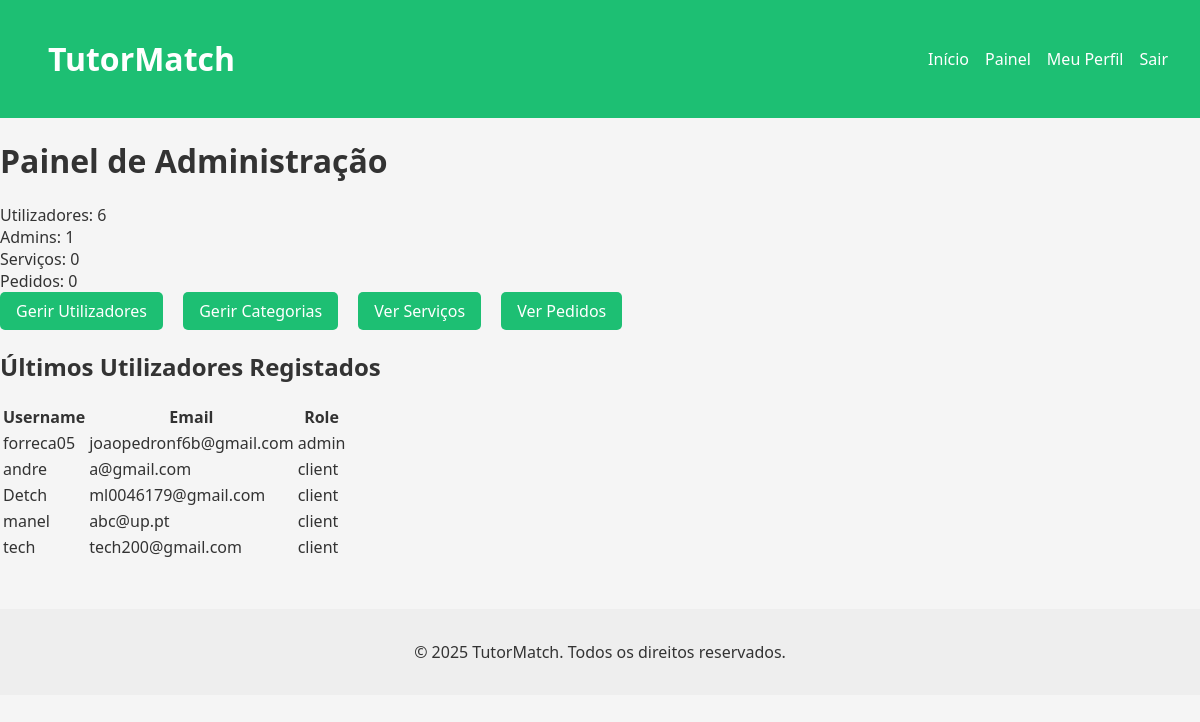
Before: /pages/admin_dashboard.php (signed in) with the older database file.
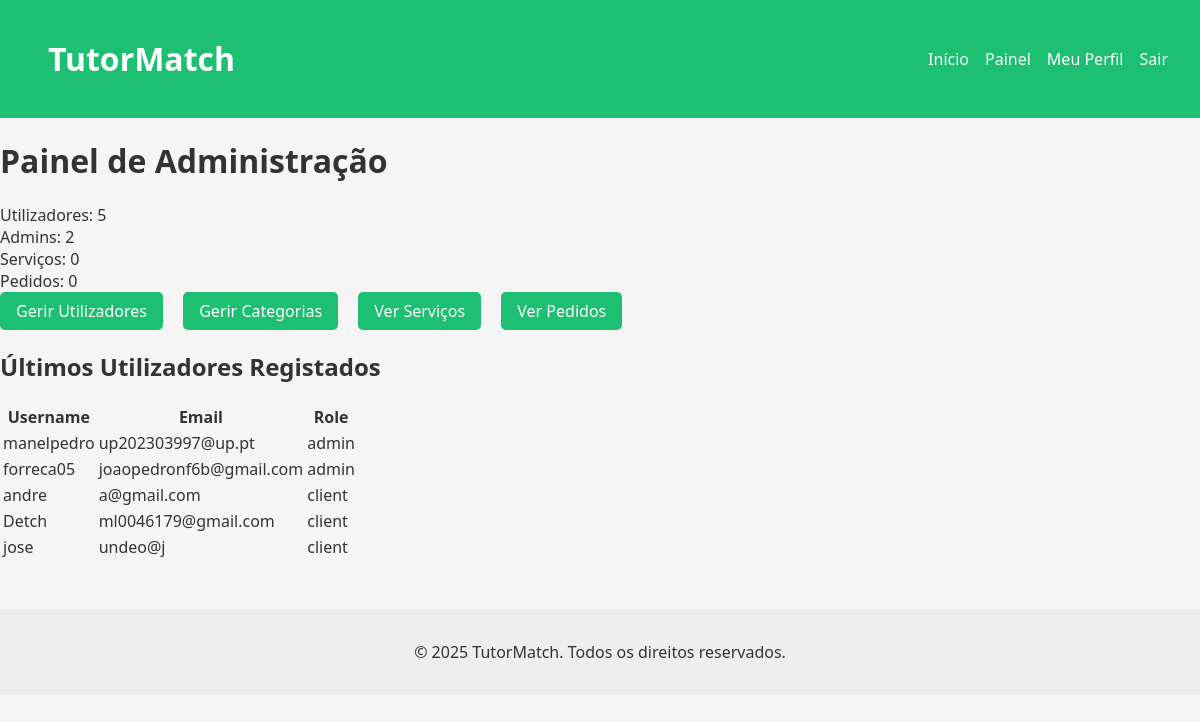
After: the same page with the newer database file.
### tables this page shows
CREATE TABLE users (
            id INTEGER PRIMARY KEY AUTOINCREMENT,
            username TEXT NOT NULL UNIQUE,
            password TEXT NOT NULL,
            email TEXT NOT NULL UNIQUE,
            role TEXT DEFAULT 'client', -- client, freelancer, admin
            name TEXT,
            profile_pic TEXT DEFAULT '../img/default.jpeg' -- Adiciona a coluna profile_pic
        );

### pages/admin_dashboard.php (the view, shortened to what this page needs)
<?php
require_once '../database/db.php';
$totalUsers = $db->query("SELECT COUNT(*) FROM users")->fetchColumn();
$totalAdmins = $db->query("SELECT COUNT(*) FROM users WHERE role = 'admin'")->fetchColumn();
$totalServices = $db->query("SELECT COUNT(*) FROM services")->fetchColumn();
$totalOrders = $db->query("SELECT COUNT(*) FROM orders")->fetchColumn();
$latestUsers = $db->query("SELECT username, email, role FROM users ORDER BY id DESC LIMIT 5")->fetchAll();
?>
<?php include_once '../includes/header.php'; ?>
<h1>Painel de Administração</h1>
<div class="dashboard-stats">
    <div class="stat">Utilizadores: <?php echo $totalUsers; ?></div>
    <div class="stat">Admins: <?php echo $totalAdmins; ?></div>
    <div class="stat">Serviços: <?php echo $totalServices; ?></div>
    <div class="stat">Pedidos: <?php echo $totalOrders; ?></div>
</div>
<div class="dashboard-actions">
    <a href="manage_users.php" class="btn">Gerir Utilizadores</a>
    <a href="manage_categories.php" class="btn">Gerir Categorias</a>
    <a href="services.php" class="btn">Ver Serviços</a>
    <a href="orders.php" class="btn">Ver Pedidos</a>
</div>
<h2>Últimos Utilizadores Registados</h2>
<table>
    <tr><th>Username</th><th>Email</th><th>Role</th></tr>
    <?php foreach ($latestUsers as $user): ?>
        <tr>
            <td><?php echo htmlspecialchars($user['username']); ?></td>
            <td><?php echo htmlspecialchars($user['email']); ?></td>
            <td><?php echo htmlspecialchars($user['role']); ?></td>
        </tr>
    <?php endforeach; ?>
</table>
<?php include_once '../includes/footer.php'; ?>

Changed rows visible on the page:
removed users: username "manel", email "abc@up.pt", role "client"
removed users: username "tech", email "tech200@gmail.com", role "client"
added users: username "manelpedro", email "up202303997@up.pt", role "admin"
now on this page (row unchanged): users: username "jose", email "undeo@j", role "client"
Other visible differences:
$totalUsers: "6" → "5"
$totalAdmins: "1" → "2"
